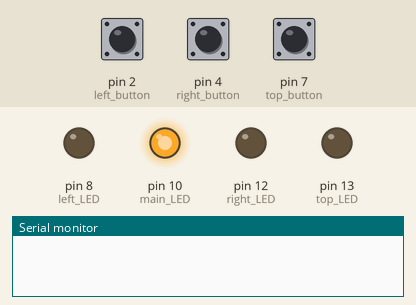
A sketch run on a simulated Arduino Uno, built with avr-gcc and run on an emulated ATmega328P. Parts: output pins drawn as LEDs (lit = HIGH), the last lines printed to the serial monitor. The inputs (shaded band) are chosen by the test bench; at power-on: pin 2 (left_button) LOW, pin 4 (right_button) LOW, pin 7 (top_button) LOW.

Above: at 1.6 s.
1.7 s: pin 2 (left_button) pulled HIGH for 1 s
At 2.1 s:
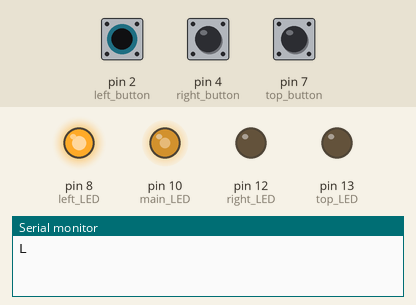
4.7 s: pin 4 (right_button) pulled HIGH for 1 s
At 5.1 s:
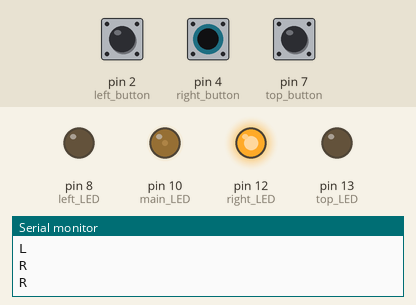
7.7 s: pin 7 (top_button) pulled HIGH for 1 s
At 8.11 s:
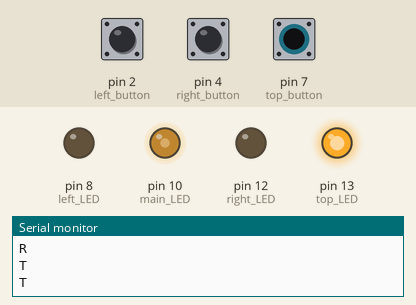
10.7 s: pin 2 (left_button) pulled HIGH for 3.2 s
At 11.11 s:
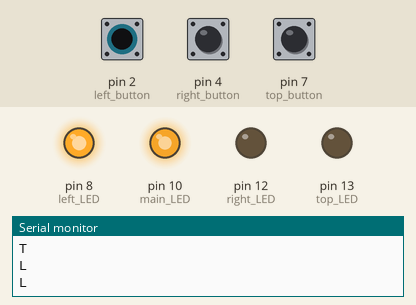
15.4 s: pin 4 (right_button) pulled HIGH for 0.15 s
At 15.62 s:
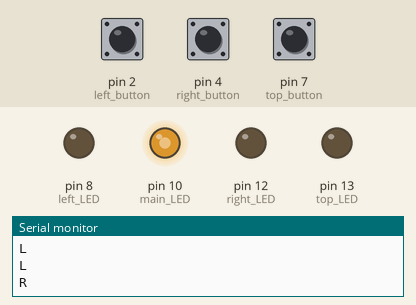
18.4 s: pin 7 (top_button) pulled HIGH for 3.2 s
At 18.62 s:
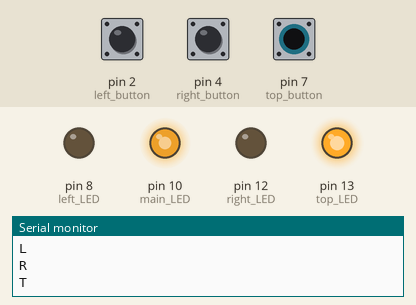
Timing chart, 0 to 24.1 s (numbered marks = the images above; inputs shaded):
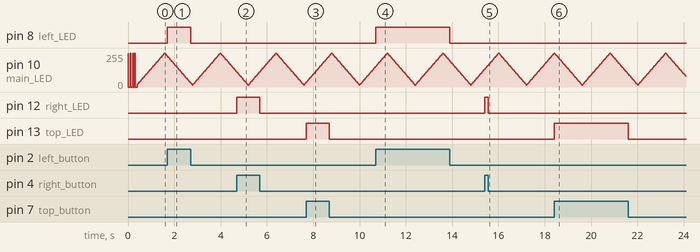

Measured:
- after the input at 1.7 s, pin 8 (left_LED): LOW → HIGH at once, → LOW 1.0 s later
- after the input at 4.7 s, pin 12 (right_LED): LOW → HIGH at once, → LOW 1.0 s later
- after the input at 7.7 s, pin 13 (top_LED): LOW → HIGH at once, → LOW 1.0 s later
- after the input at 10.7 s, pin 8 (left_LED): LOW → HIGH at once, → LOW 3.2 s later
- after the input at 15.4 s, pin 12 (right_LED): LOW → HIGH at once, → LOW 0.15 s later
- after the input at 18.4 s, pin 13 (top_LED): LOW → HIGH at once, → LOW 3.2 s later

The sketch:

Reverse_Simon_Says.ino
```cpp
/**
 * Reverse Simon Says
 *
 * @author Iosif Miclaus
 * @author Michael Navratil
 */

// Buttons
const int top_button = 7;
const int left_button = 2;
const int right_button = 4;
// LEDs
const int main_LED = 10;
const int top_LED = 13;
const int left_LED = 8;
const int right_LED = 12;

// other constants
const int min_main_LED = 15;
const int max_main_LED = 255;
const long interval_main_LED = 25; // ms
const int fade_interval = 5; // ms
const int required_action_millis = 2600; // ms
const int action_required_action_millis = 240; // ms
const int cooldown_period_millis = 1000; // ms

// Button states
int top_button_state = 0;
int left_button_state = 0;
int right_button_state = 0;

// other
unsigned long prev_millis = 0;
int prev_fade_value = min_main_LED;
int fade_modifier = 1;
boolean is_serial_busy = false;
boolean tripple_action = false;
unsigned long init_new_game_millis = 0;
boolean new_game_is_initiating = false;
unsigned long cooldown_period_start_millis = 0;

// actions
boolean sending_next_guess = false;
int last_sending_next_guess_millis = 0;


void setup() {
  pinMode(top_button, INPUT);
  pinMode(left_button, INPUT);
  pinMode(right_button, INPUT);

  pinMode(main_LED, OUTPUT);
  pinMode(top_LED, OUTPUT);
  pinMode(left_LED, OUTPUT);
  pinMode(right_LED, OUTPUT);

  sync_blinks(4);

  Serial.begin(9600);
}


void loop() {
  unsigned long curr_millis = millis();
  if ( (unsigned long)(curr_millis - prev_millis) >= interval_main_LED ) {
    prev_millis = curr_millis;

    int fade_value = prev_fade_value + (fade_interval * fade_modifier);
    prev_fade_value = fade_value;

    if (fade_value >= max_main_LED || fade_value <= min_main_LED) {
      fade_modifier *= -1;
    }

    analogWrite(main_LED, fade_value);
  }


  // algorithm

  top_button_state = digitalRead(top_button);
  left_button_state = digitalRead(left_button);
  right_button_state = digitalRead(right_button);

  tripple_action = (
       top_button_state == HIGH
    && left_button_state == HIGH
    && right_button_state == HIGH
  );

  unsigned long curr_new_game_millis = millis();

  if (tripple_action) {
    display_actions(top_button_state, left_button_state, right_button_state);

    if (new_game_is_initiating == false) {
      new_game_is_initiating = true;
      init_new_game_millis = curr_new_game_millis;
    } else {
      if ( (unsigned long)(curr_new_game_millis - init_new_game_millis)
        >= required_action_millis
      ) {
        new_game_is_initiating = false;
        Serial.println("N");
        sync_blinks(3);
        cooldown_period_start_millis = millis();
      }
    }
  } else {
    if ( (unsigned long)(curr_new_game_millis - cooldown_period_start_millis)
      >= cooldown_period_millis
    ) {
      display_actions(top_button_state, left_button_state, right_button_state);

      new_game_is_initiating = false;
    }
  }
}


void sync_blinks(int count) {
   for(int c = 0; c < count; c++) {
    analogWrite(main_LED, max_main_LED);
    delay(20);

    if (c != count) {
      analogWrite(main_LED, 0);
      delay(80);
    }
  }
}


void display_actions(
  int top_button_state,
  int left_button_state,
  int right_button_state
) {
  unsigned long curr_sending_next_guess_millis = millis();

  if ( tripple_action ) {
    digitalWrite(top_LED, HIGH);
    digitalWrite(left_LED, HIGH);
    digitalWrite(right_LED, HIGH);
  }

  if ( top_button_state == HIGH
    && left_button_state == LOW
    && right_button_state == LOW
  ) {
    digitalWrite(top_LED, HIGH);

    if ( ! tripple_action ) {
      if (sending_next_guess == false) {
        sending_next_guess = true;
        last_sending_next_guess_millis = curr_sending_next_guess_millis;
      } else {
        if ( (unsigned long)(curr_sending_next_guess_millis - last_sending_next_guess_millis)
          >= action_required_action_millis
        ) {
          sending_next_guess = false;
          Serial.println("T");
        }
      }
    }
  } else if (
       top_button_state == LOW
    && left_button_state == HIGH
    && right_button_state == LOW
  ) {
    digitalWrite(left_LED, HIGH);

    if ( ! tripple_action ) {
      if (sending_next_guess == false) {
        sending_next_guess = true;
        last_sending_next_guess_millis = curr_sending_next_guess_millis;
      } else {
        if ( (unsigned long)(curr_sending_next_guess_millis - last_sending_next_guess_millis)
          >= action_required_action_millis
        ) {
          sending_next_guess = false;
          Serial.println("L");
        }
      }
    }
  } else if (
       top_button_state == LOW
    && left_button_state == LOW
    && right_button_state == HIGH
  ) {
    digitalWrite(right_LED, HIGH);

    if ( ! tripple_action ) {
      if (sending_next_guess == false) {
        sending_next_guess = true;
        last_sending_next_guess_millis = curr_sending_next_guess_millis;
      } else {
        if ( (unsigned long)(curr_sending_next_guess_millis - last_sending_next_guess_millis)
          >= action_required_action_millis
        ) {
          sending_next_guess = false;
          Serial.println("R");
        }
      }
    }
  } else {
    digitalWrite(top_LED, LOW);
    digitalWrite(left_LED, LOW);
    digitalWrite(right_LED, LOW);
  }
}
```
